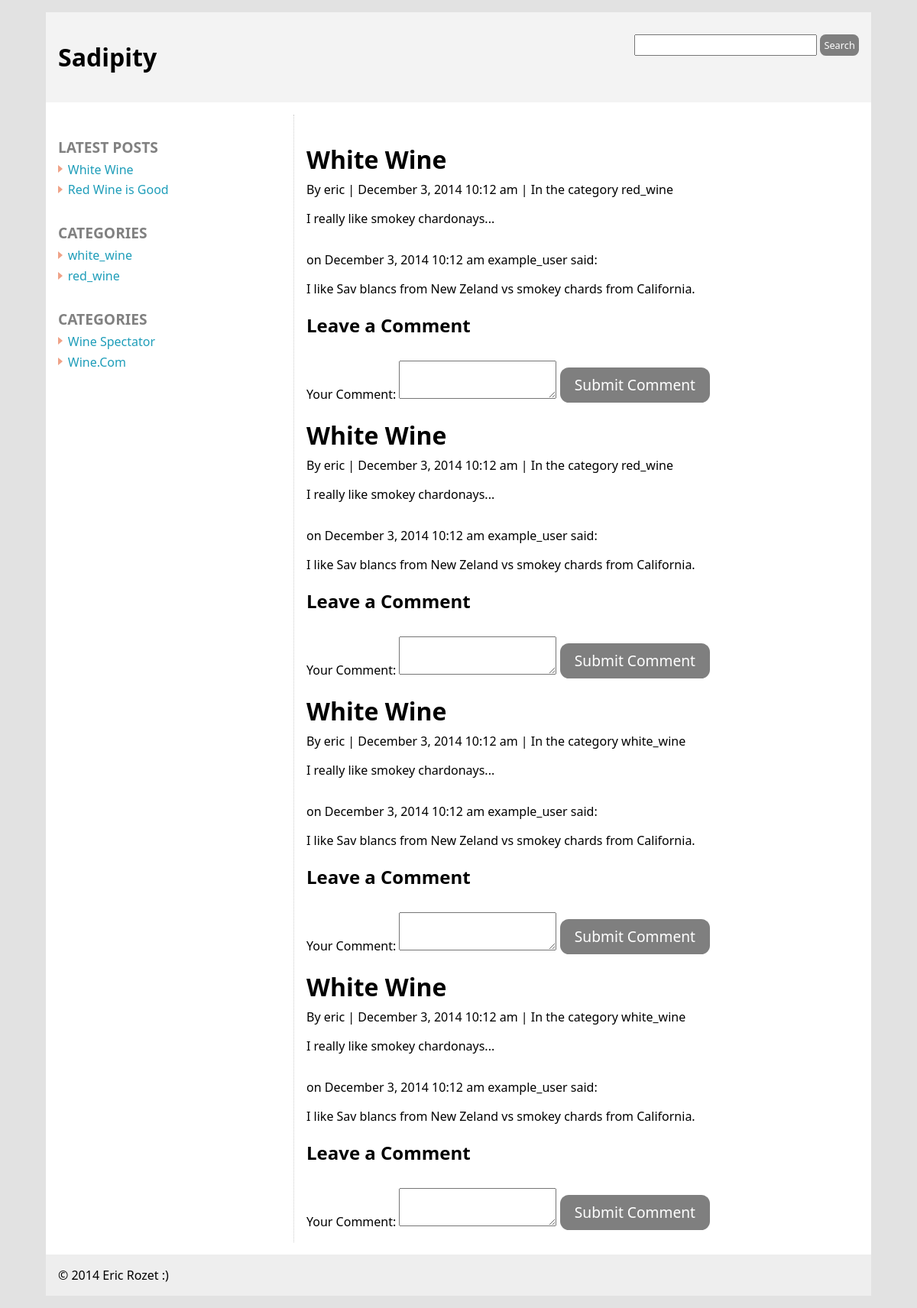
Screenshot of /blog/single-post.php?post_id=2 with the database file from the repository.
### tables this page shows
CREATE TABLE IF NOT EXISTS `posts` (
  `post_id` smallint(6) NOT NULL AUTO_INCREMENT,
  `title` varchar(256) NOT NULL,
  `date` datetime NOT NULL,
  `user_id` smallint(6) NOT NULL,
  `body` text NOT NULL,
  `is_published` tinyint(1) NOT NULL,
  `allow_comments` tinyint(1) NOT NULL,
  PRIMARY KEY (`post_id`)
);

CREATE TABLE IF NOT EXISTS `users` (
  `user_id` smallint(6) NOT NULL AUTO_INCREMENT,
  `username` varchar(50) NOT NULL,
  `password` varchar(40) NOT NULL,
  `nickname` varchar(50) NOT NULL,
  `bio` text NOT NULL,
  `email` varchar(254) NOT NULL,
  `userpic` text NOT NULL,
  `is_admin` tinyint(1) NOT NULL,
  `date_joined` datetime NOT NULL,
  PRIMARY KEY (`user_id`)
);

CREATE TABLE IF NOT EXISTS `categories` (
  `category_id` smallint(6) NOT NULL AUTO_INCREMENT,
  `title` varchar(256) NOT NULL,
  PRIMARY KEY (`category_id`)
);

CREATE TABLE IF NOT EXISTS `comments` (
  `comment_id` int(11) NOT NULL AUTO_INCREMENT,
  `body` text NOT NULL,
  `date` datetime NOT NULL,
  `user_id` smallint(6) NOT NULL,
  `post_id` smallint(6) NOT NULL,
  `is_published` tinyint(1) NOT NULL,
  `status` tinyint(1) NOT NULL,
  PRIMARY KEY (`comment_id`)
);

CREATE TABLE IF NOT EXISTS `links` (
  `link_id` int(11) NOT NULL AUTO_INCREMENT,
  `title` varchar(256) NOT NULL,
  `url` text NOT NULL,
  `description` text NOT NULL,
  `date` datetime NOT NULL,
  PRIMARY KEY (`link_id`)
);

### blog/includes/functions.php (called while the page is built, shortened)
<?php
function convert_date($dateR){
$engMon=array('January','February','March','April','May','June','July','August','September','October','November','December',' ');
$l_months='January:February:March:April:May:June:July:August:September:October:November:December';
$dateFormat='F j, Y h:m a';
$months=explode (':', $l_months);
$months[]='&nbsp;';
$dfval=strtotime($dateR);
$dateR=date($dateFormat,$dfval);
$dateR=str_replace($engMon,$months,$dateR);
return $dateR;
}
	?>

### blog/single-post.php (the view, shortened to what this page needs)
<?php
$post_id = $_GET['post_id'];
require('includes/header.php');
?>
	<main id="content">
		<?php
		$query = "SELECT posts.* , users.username, categories.title AS category
				  FROM posts, users, post_cats, categories
				  WHERE is_published = 1
				  AND posts.user_id = users.user_id
				  AND posts.post_id = $post_id
				  ORDER BY date DESC ";
		$result = $db->query( $query );
		if( $result->num_rows >= 1 ){
			while( $row = $result->fetch_assoc() ){
		?>
		<article class="post">
			<h1><?php echo $row['title'] ?></h1>
			<div>By  <?php echo $row['username'] ?> |
				<?php echo convert_date( $row['date'] ) ?> |
				In the category <?php echo $row['category'] ?>
			</div>
			<p><?php echo $row['body'] ?></p>
		</article>
		<?php
		$query_comments = "SELECT comments.date, comments.body, users.username
							FROM comments, users
							WHERE comments.post_id = $post_id
							AND comments.user_id = users.user_id
							ORDER BY date DESC";
		$result_comments = $db->query($query_comments);
		if( $result_comments->num_rows >= 1 ){
			while( $row_comments = $result_comments->fetch_assoc() ){
				?>
				<div>
					on <?php echo convert_date($row_comments['date']); ?>
					<?php echo $row_comments['username']; ?> said:
					<p><?php echo $row_comments['body']; ?></p>
				</div>
				<?php
			}
		}else{
			echo 'This post has now comments, leave a comment!';
		}
		?>
		<?php
		if($row['allow_comments'] == 1){
			include('includes/comment-form.php');
		}else{
			echo 'Comments closed.';
		}
		 ?>
		<?php
			}
		}
		else{
			echo 'Sorry, no posts to show';
		}
		?>
	</main>
<?php include('includes/sidebar.php'); ?>
<?php include('includes/footer.php'); ?>

### blog/includes/comment-form.php (shortened to what this page needs)
<form action="#leavecomment" method="post" id="leavecomment">
	<h2>Leave a Comment</h2>
	<label>Your Comment:</label>
	<textarea name="body" id="body"></textarea>
	<input type="submit" value="Submit Comment">
</form>

### blog/includes/sidebar.php
<aside id="sidebar">
	<?php
	$query_latest = "SELECT title, post_id
					 FROM posts
					 WHERE is_published = 1
					 ORDER BY date DESC
					 LIMIT 5 ";
	$result_latest = $db->query($query_latest);
	if( $result_latest->num_rows >= 1){
	?>
	<section>
		<h1>Latest Posts</h1>
		<ul>
			<?php while( $row_latest = $result_latest->fetch_assoc() ){ ?>
				<li><a href="single-post.php?post_id=<?php
				echo $row_latest['post_id'] ?>">
				<?php echo $row_latest['title'] ?>
				</a>
			</li>
			<?php } ?>
		</ul>
	</section>
	<?php }  ?>
	<?php
	$query_cats = "SELECT title FROM categories
					ORDER BY RAND()";
	$result_cats = $db->query($query_cats);
	if($result_cats->num_rows >= 1){
	 ?>
	<section>
		<h1>Categories</h1>
		<ul>
			<?php
			while( $row_cats = $result_cats->fetch_assoc() ){ ?>
			<li><a href="#"><?php echo $row_cats['title'] ?></a></li>
			<?php } ?>
		</ul>
	</section>
	<?php } ?>
	<?php
	$query_links = "SELECT title, url FROM links
					ORDER BY RAND()";
	$result_links = $db->query($query_links);
	if($result_links->num_rows >= 1){
	 ?>
	<section>
		<h1>Categories</h1>
		<ul>
			<?php
			while( $row_links = $result_links->fetch_assoc() ){ ?>
			<li><a href="<?php echo $row_links['url'] ?>"><?php echo $row_links['title'] ?></a></li>
			<?php } ?>
		</ul>
	</section>
	<?php } ?>
</aside>

### blog/css/style.css (style rules this page uses)
*, *:before, *:after { -moz-box-sizing: border-box; -webkit-box-sizing: border-box; box-sizing: border-box; }
input { vertical-align: bottom; }
html { background-color: #E2E2E2; }
body { font-size:100%; width:90%; max-width:1200px; font-family: Calibri, Candara, Segoe, "Segoe UI", Optima, Arial, sans-serif; margin: 1em auto; background-color: #FFF; min-width: 320px; }
a { color: #1E9DB9; text-decoration: none; }
main#content { padding:1em; margin:1em 0; min-width: 320px; clear: both; }
aside#sidebar { padding:1em; margin:1em 0; }
#content .post { margin-bottom: 2em; }
.post h1 { margin-bottom:.2em; }
#sidebar h1 { font-size:1.2em; text-transform: uppercase; color:#818181; margin-bottom: .25em; }
#sidebar ul { margin-top:0; padding:0; margin-bottom:2em; list-style: none; }
#sidebar li { margin: .3em 0; padding-left:.8em; position: relative; }
#sidebar li:before { content: ""; border-color: transparent #EFA287; border-style: solid; border-width: 0.35em 0 0.35em 0.4em; display: block; height: 0; width: 0; left: 0em; top: .35em; position: absolute; }
input[type=submit],.button { text-decoration: none; margin-top:1em; background-color: #7F7F7F; color:white; border:none; border-radius: .6em; font-size: 1.2em; padding:.5em 1em; display: inline-block; }
@media only screen and (min-width : 768px) { main#content { float:right; width:70%; border-left:dotted 1px #CCC; } }
@media only screen and (min-width : 768px) { aside#sidebar { float:left; width:30%; } }

### rows the page displays
posts: title "White Wine", user.username "eric", date "December 3, 2014 10:12 am", categories.title "red_wine", body "I really like smokey chardonays...", categories.title "white_wine"
comments: date "December 3, 2014 10:12 am", user.username "example_user", body "I like Sav blancs from New Zeland vs smokey chards from California."
posts: title "Red Wine is Good"
categories: title "white_wine"
categories: title "red_wine"
links: title "Wine Spectator"
links: title "Wine.Com"
